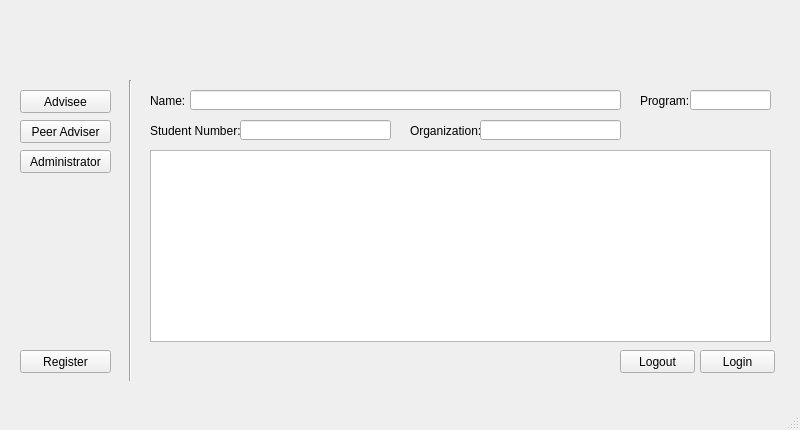
<?xml version="1.0" encoding="UTF-8"?>
<ui version="4.0">
 <class>MainWindow</class>
 <widget class="QMainWindow" name="MainWindow">
  <property name="geometry">
   <rect>
    <x>0</x>
    <y>0</y>
    <width>800</width>
    <height>430</height>
   </rect>
  </property>
  <property name="windowTitle">
   <string>MainWindow</string>
  </property>
  <widget class="QWidget" name="centralwidget">
   <widget class="QLineEdit" name="lineEdit_name">
    <property name="geometry">
     <rect>
      <x>190</x>
      <y>90</y>
      <width>431</width>
      <height>20</height>
     </rect>
    </property>
   </widget>
   <widget class="QPushButton" name="pushButton_advisee">
    <property name="geometry">
     <rect>
      <x>20</x>
      <y>90</y>
      <width>91</width>
      <height>23</height>
     </rect>
    </property>
    <property name="text">
     <string>Advisee</string>
    </property>
   </widget>
   <widget class="QLabel" name="label_name">
    <property name="geometry">
     <rect>
      <x>150</x>
      <y>90</y>
      <width>41</width>
      <height>21</height>
     </rect>
    </property>
    <property name="text">
     <string>Name:</string>
    </property>
   </widget>
   <widget class="QPushButton" name="pushButton_peeradviser">
    <property name="geometry">
     <rect>
      <x>20</x>
      <y>120</y>
      <width>91</width>
      <height>23</height>
     </rect>
    </property>
    <property name="text">
     <string>Peer Adviser</string>
    </property>
   </widget>
   <widget class="QLabel" name="label_studentnumber">
    <property name="geometry">
     <rect>
      <x>150</x>
      <y>120</y>
      <width>91</width>
      <height>21</height>
     </rect>
    </property>
    <property name="text">
     <string>Student Number:</string>
    </property>
   </widget>
   <widget class="QPushButton" name="pushButton_admin">
    <property name="geometry">
     <rect>
      <x>20</x>
      <y>150</y>
      <width>91</width>
      <height>23</height>
     </rect>
    </property>
    <property name="text">
     <string>Administrator</string>
    </property>
   </widget>
   <widget class="QLineEdit" name="lineEdit_program">
    <property name="geometry">
     <rect>
      <x>690</x>
      <y>90</y>
      <width>81</width>
      <height>20</height>
     </rect>
    </property>
   </widget>
   <widget class="QLabel" name="label_program">
    <property name="geometry">
     <rect>
      <x>640</x>
      <y>90</y>
      <width>51</width>
      <height>21</height>
     </rect>
    </property>
    <property name="text">
     <string>Program:</string>
    </property>
   </widget>
   <widget class="Line" name="line">
    <property name="geometry">
     <rect>
      <x>120</x>
      <y>80</y>
      <width>20</width>
      <height>301</height>
     </rect>
    </property>
    <property name="orientation">
     <enum>Qt::Vertical</enum>
    </property>
   </widget>
   <widget class="QPushButton" name="pushButton_login">
    <property name="geometry">
     <rect>
      <x>700</x>
      <y>350</y>
      <width>75</width>
      <height>23</height>
     </rect>
    </property>
    <property name="text">
     <string>Login</string>
    </property>
   </widget>
   <widget class="QLineEdit" name="lineEdit_studentnumber">
    <property name="geometry">
     <rect>
      <x>240</x>
      <y>120</y>
      <width>151</width>
      <height>20</height>
     </rect>
    </property>
   </widget>
   <widget class="QLabel" name="label_organization">
    <property name="geometry">
     <rect>
      <x>410</x>
      <y>120</y>
      <width>71</width>
      <height>21</height>
     </rect>
    </property>
    <property name="text">
     <string>Organization:</string>
    </property>
   </widget>
   <widget class="QLineEdit" name="lineEdit_organization">
    <property name="geometry">
     <rect>
      <x>480</x>
      <y>120</y>
      <width>141</width>
      <height>20</height>
     </rect>
    </property>
   </widget>
   <widget class="QListView" name="listView">
    <property name="geometry">
     <rect>
      <x>150</x>
      <y>150</y>
      <width>621</width>
      <height>192</height>
     </rect>
    </property>
   </widget>
   <widget class="QPushButton" name="pushButton_register">
    <property name="geometry">
     <rect>
      <x>20</x>
      <y>350</y>
      <width>91</width>
      <height>23</height>
     </rect>
    </property>
    <property name="text">
     <string>Register</string>
    </property>
   </widget>
   <widget class="QPushButton" name="pushButton_logout">
    <property name="geometry">
     <rect>
      <x>620</x>
      <y>350</y>
      <width>75</width>
      <height>23</height>
     </rect>
    </property>
    <property name="text">
     <string>Logout</string>
    </property>
   </widget>
  </widget>
  <widget class="QMenuBar" name="menubar">
   <property name="geometry">
    <rect>
     <x>0</x>
     <y>0</y>
     <width>800</width>
     <height>21</height>
    </rect>
   </property>
  </widget>
  <widget class="QStatusBar" name="statusbar"/>
 </widget>
 <resources/>
 <connections/>
</ui>
